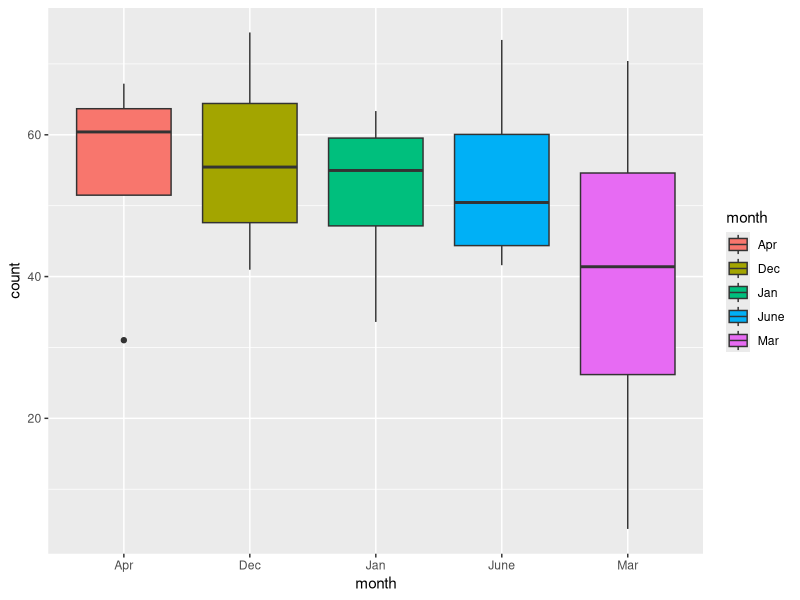
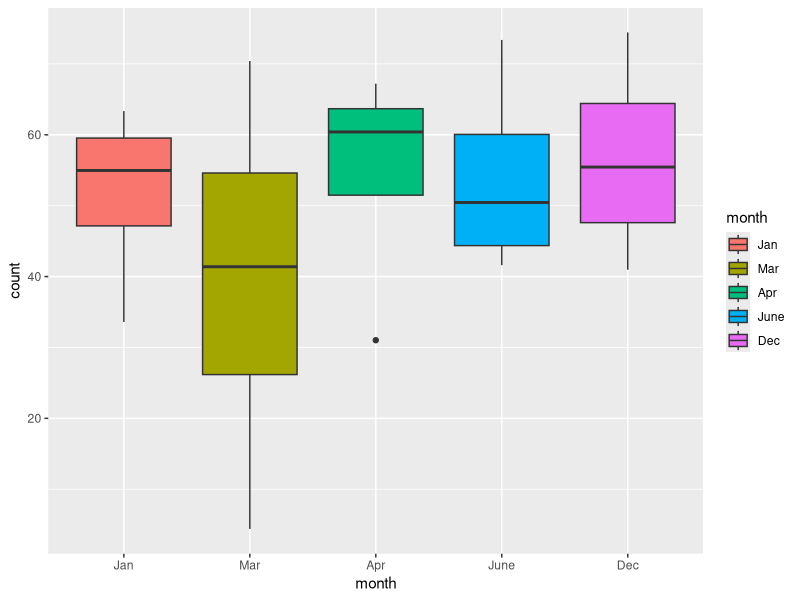
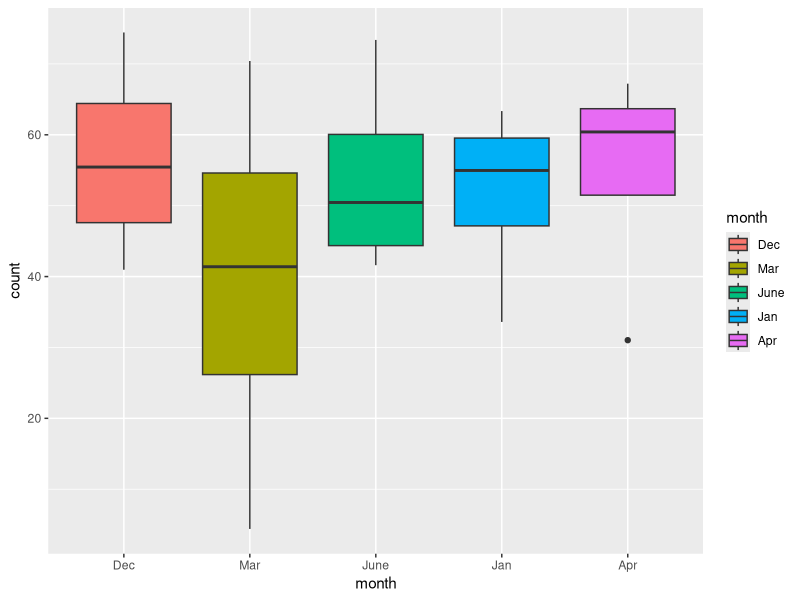
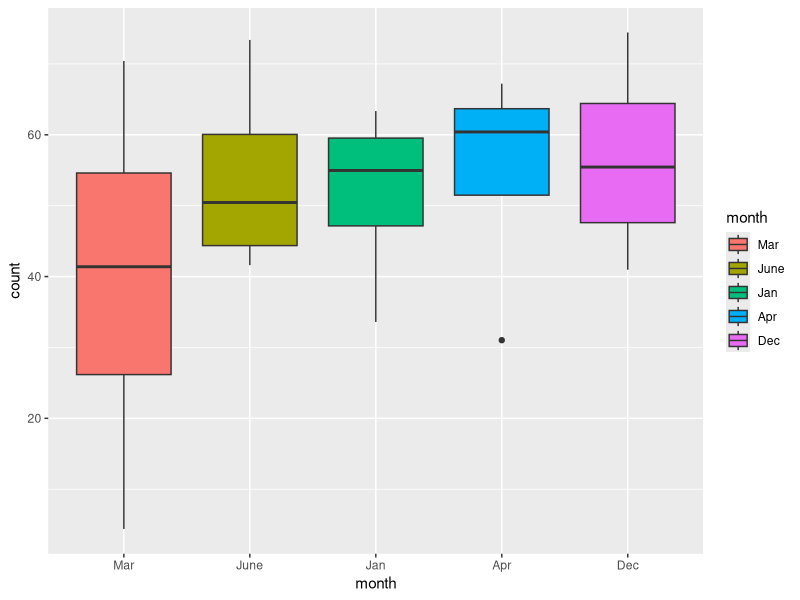
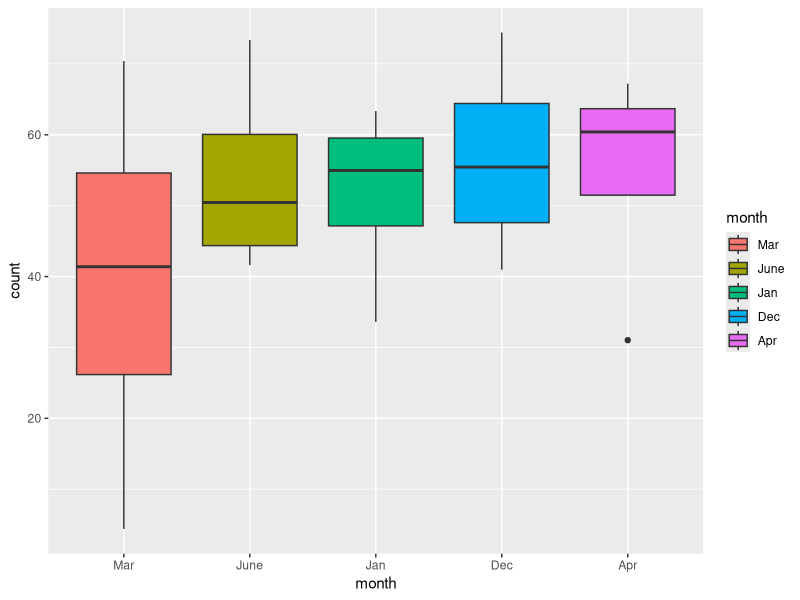
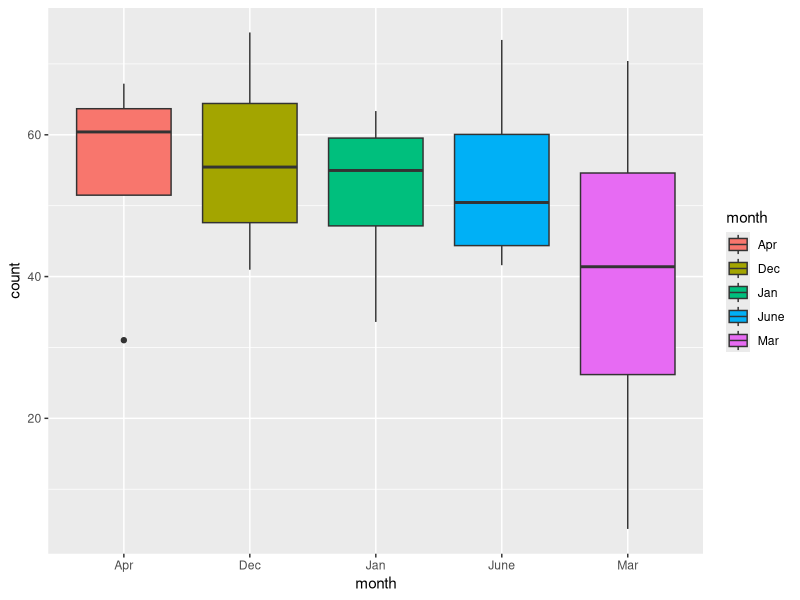
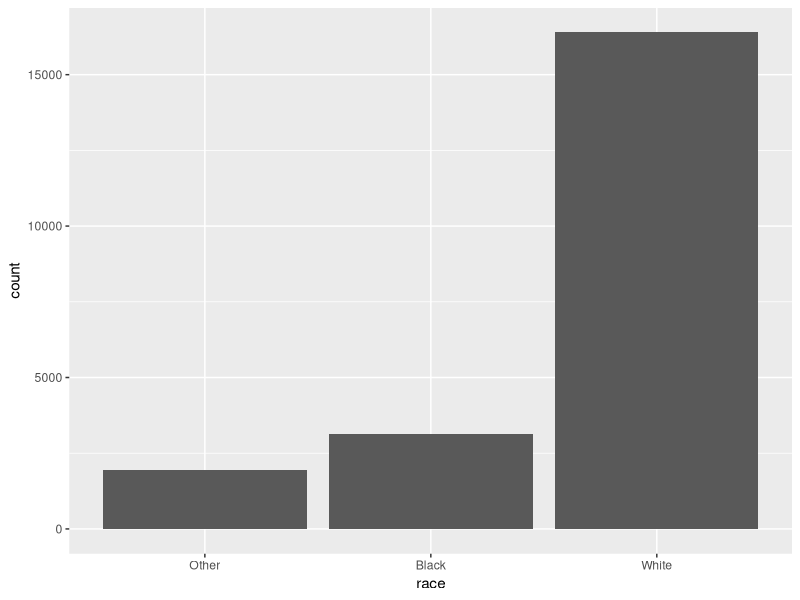
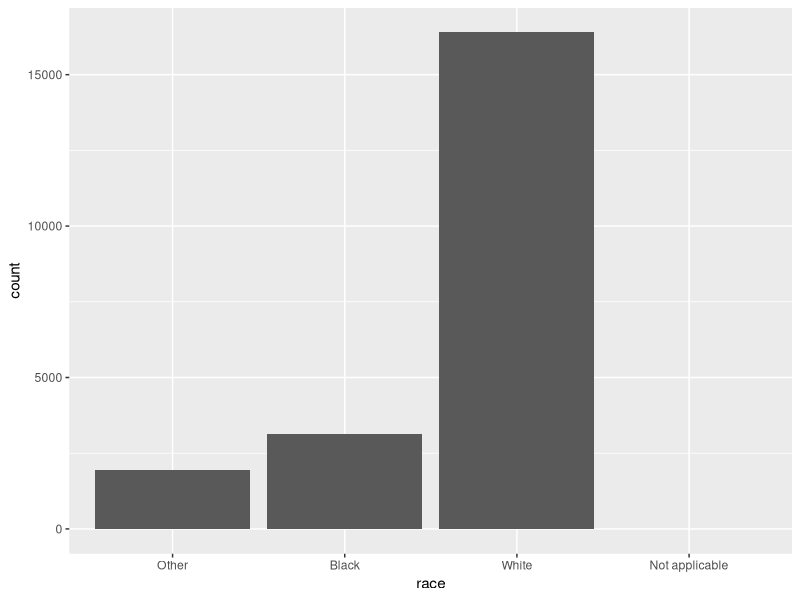

Write the R code that produced these figures, in order. (Note: this script raises an error after producing the figures.)
## ---- chunk 1
knitr::opts_chunk$set(echo = TRUE, size = 3)
library(tidyverse)
library(kableExtra)

mytable <- function(df){
  kable(df) %>%
  kable_styling(bootstrap_options = c("hover", "condensed", "responsive"),
                full_width = F,
                font_size = 12)}
## ---- chunk 2
labels <- c("Jan", "Mar", "Apr", "June", "Dec")
x1 <- c("Dec", "Apr", "Jan", "Mar", "June")

x1 <- enframe(x1) %>% 
  mutate(value = fct_relevel(as_factor(value), labels))

levels(x1$value)

x1 <- tibble(
  month = rep(c("Dec", "Apr", "Jan", "June", "Mar"), times = 4),
  count = rnorm(20, mean = 50, sd = 20))

levels(x1$month)

x1 %>% 
ggplot(aes(month, count, fill = month)) +
  geom_boxplot()

x1 %>% 
  mutate(month = fct_relevel(month, labels)) %>%
  ggplot(aes(month, count, fill = month)) +
  geom_boxplot()

## ---- chunk 3
x1 %>% 
  mutate(month = fct_reorder(month, count)) %>%
  mutate(month = fct_relevel(month, c("Dec", "Mar"))) %>%
  ggplot(aes(month, count, fill = month)) +
  geom_boxplot()

## ---- chunk 4
x1 %>% 
  mutate(month = fct_reorder(month, count)) %>%
  mutate(month = fct_relevel(month, "Dec", after = Inf)) %>%
  ggplot(aes(month, count, fill = month)) +
  geom_boxplot()

## ---- chunk 5
x1 %>% 
  mutate(month = fct_reorder(month, count)) %>%
  ggplot(aes(month, count, fill = month)) +
  geom_boxplot()

x1 %>% 
  mutate(month = fct_rev(fct_reorder(month, count))) %>%
  ggplot(aes(month, count, fill = month)) +
  geom_boxplot()
## ---- chunk 6
forcats::gss_cat %>% 
  ggplot(aes(race)) +
  geom_bar()

forcats::gss_cat %>% 
  ggplot(aes(race)) +
  geom_bar() +
  scale_x_discrete(drop = FALSE)
## ---- chunk 7
df <- forcats::gss_cat

df %>% 
  count(rincome) %>% mytable()

df %>%
  group_by(rincome) %>% 
  mutate(count_inc = n()) %>% 
  ungroup() %>% 
  mutate(rincome = fct_reorder(rincome, count_inc)) %>% 
  ggplot(aes(rincome)) +
  geom_bar(aes(fill = rincome), show.legend = FALSE) + 
  coord_flip()

## ---- chunk 8
df %>% 
  count(relig, sort = TRUE) %>% 
  slice(1) %>% mytable()

df %>% 
  count(partyid, sort = TRUE) %>% 
  slice(1) %>% mytable()
## ---- chunk 9
df %>% 
  count(relig, denom, sort = TRUE) %>% 
  ggplot(aes(relig, denom)) +
  geom_tile(aes(fill = n)) +
  theme(axis.text.x = element_text(angle = 90, size = 8),
        axis.text.y = element_text(size = 8))
## ---- chunk 10
age_marital <- df %>%
  filter(!is.na(age)) %>%
  count(age, marital) %>%
  group_by(age) %>%
  mutate(prop = n / sum(n))

age_marital %>% 
  ggplot(aes(age, prop, color = marital)) +
  geom_line(size = 1)

age_marital %>% 
  ggplot(aes(age, prop, color = fct_reorder2(marital, age, prop))) +
  geom_line(size = 1)

x1 %>%
  mutate(y = round(rnorm(20, mean = 0, sd = 5), 0)) %>% 
  ggplot(aes(y, count, color = fct_reorder2(month, y, count))) +
  geom_line(size = 1)
## ---- chunk 11
df %>% 
  ggplot(aes(fct_infreq(rincome))) +
  geom_bar() +
  theme(
    axis.text.x = element_text(angle = 90))

df %>% 
  ggplot(aes(fct_rev(fct_infreq(rincome)))) +
  geom_bar() +
  theme(
    axis.text.x = element_text(angle = 90))

## ---- chunk 12
df %>% 
  ggplot(aes(tvhours)) +
  geom_histogram()
## ---- chunk 13
df %>% 
  select_if(is.factor) %>% 
  names()
## ---- chunk 14
df %>% 
  count(partyid) %>% 
  head() %>% mytable()

df %>%
  mutate(partyid = case_when(partyid,
    "NoA" = "No answer",
    TRUE ~ partyid)) %>% 
  count(partyid)
## ---- chunk 15
df %>%
  mutate(partyid = fct_recode(partyid,
    "NoA" = "No answer")) %>% 
  count(partyid) %>% 
  head() %>% mytable()
## ---- chunk 16
gss_cat %>% 
count(rincome, sort = TRUE) %>% 
  mutate(rincome = fct_collapse(rincome,
        "Not available" = c("Not applicable",
                            "Refused",
                            "Don't know",
                            "No answer"),
        "$1000 - 7999" = c("Lt $1000",
                           "$1000 to 2999",
                           "$3000 to 3999",
                           "$4000 to 4999",
                           "$5000 to 5999",
                           "$6000 to 6999",
                           "$7000 to 7999"))) %>% 
  mytable()
                           
## ---- chunk 17
df %>% 
  mutate(rincome = fct_lump(rincome, n = 5)) %>% 
  count(rincome)
## ---- chunk 18
df %>% 
  count(partyid)

df_clean <- df %>% 
  select(year, partyid) %>% 
  mutate(
    partyid = fct_collapse(partyid,
                         republican = c("Strong republican",
                                          "Not str republican"),
                         independent = c("Ind,near rep",
                                            "Independent",
                                           "Ind,near dem"),
                         democrat = c("Not str democrat",
                                        "Strong democrat"),
                         other = c("No answer",
                                     "Don't know",
                                     "Other party"))) %>% 
  count(year, partyid)

df_clean %>% 
  group_by(year) %>% 
  mutate(total = sum(n),
         prop = n/total) %>% 
  ungroup() %>% 
  ggplot(aes(year, prop, color = partyid)) + 
  geom_line(size = 1) +
  geom_point(aes(shape = partyid, size = 2), show.legend = FALSE)
